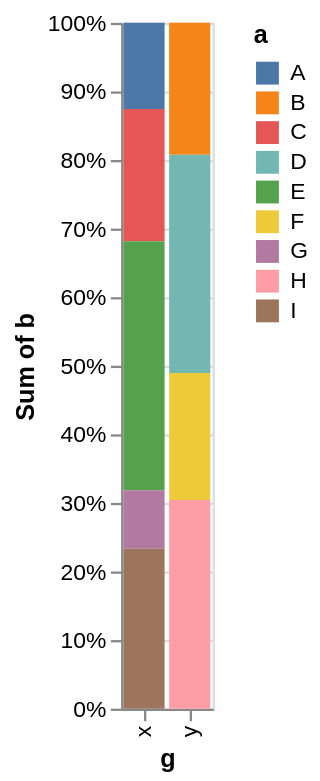

Source (Vega-Lite JSON):
### Vega-Lite specification from a JSON file in a GitHub repository (floating-point values rounded to 4 significant figures)
{"data": {"values": [{"a": "A", "b": 28, "c": 5, "g": "x"}, {"a": "B", "b": 55, "c": 9, "g": "y"}, {"a": "C", "b": 43, "c": 2, "g": "x"}, {"a": "D", "b": 91, "c": 7, "g": "y"}, {"a": "E", "b": 81, "c": 4, "g": "x"}, {"a": "F", "b": 53, "c": 6, "g": "y"}, {"a": "G", "b": 19, "c": 8, "g": "x"}, {"a": "H", "b": 87, "c": 1, "g": "y"}, {"a": "I", "b": 52, "c": 3, "g": "x"}]}, "mark": "bar", "encoding": {"x": {"field": "g", "type": "nominal"}, "y": {"field": "b", "type": "quantitative", "aggregate": "sum", "stack": "normalize"}, "color": {"field": "a", "type": "nominal"}}}
